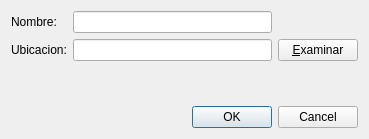
<ui version="4.0" >
 <comment>
   Copyright (c) 2006-2007, Johan Thelin
   
   All rights reserved.
   
   Redistribution and use in source and binary forms, with or without modification, 
   are permitted provided that the following conditions are met:
   
       * Redistributions of source code must retain the above copyright notice, 
         this list of conditions and the following disclaimer.
       * Redistributions in binary form must reproduce the above copyright notice,  
         this list of conditions and the following disclaimer in the documentation 
         and/or other materials provided with the distribution.
       * Neither the name of APress nor the names of its contributors 
         may be used to endorse or promote products derived from this software 
         without specific prior written permission.
   
   THIS SOFTWARE IS PROVIDED BY THE COPYRIGHT HOLDERS AND CONTRIBUTORS
   "AS IS" AND ANY EXPRESS OR IMPLIED WARRANTIES, INCLUDING, BUT NOT
   LIMITED TO, THE IMPLIED WARRANTIES OF MERCHANTABILITY AND FITNESS FOR
   A PARTICULAR PURPOSE ARE DISCLAIMED. IN NO EVENT SHALL THE COPYRIGHT OWNER OR
   CONTRIBUTORS BE LIABLE FOR ANY DIRECT, INDIRECT, INCIDENTAL, SPECIAL,
   EXEMPLARY, OR CONSEQUENTIAL DAMAGES (INCLUDING, BUT NOT LIMITED TO,
   PROCUREMENT OF SUBSTITUTE GOODS OR SERVICES; LOSS OF USE, DATA, OR
   PROFITS; OR BUSINESS INTERRUPTION) HOWEVER CAUSED AND ON ANY THEORY OF
   LIABILITY, WHETHER IN CONTRACT, STRICT LIABILITY, OR TORT (INCLUDING
   NEGLIGENCE OR OTHERWISE) ARISING IN ANY WAY OUT OF THE USE OF THIS
   SOFTWARE, EVEN IF ADVISED OF THE POSSIBILITY OF SUCH DAMAGE.
 </comment>
 <class>EditDialog</class>
 <widget class="QDialog" name="EditDialog" >
  <property name="geometry" >
   <rect>
    <x>0</x>
    <y>0</y>
    <width>369</width>
    <height>139</height>
   </rect>
  </property>
  <property name="windowTitle" >
   <string>Agregar Modelo</string>
  </property>
  <layout class="QGridLayout" name="gridLayout_2" >
   <item row="0" column="0" >
    <layout class="QGridLayout" name="gridLayout" >
     <item row="0" column="1" >
      <widget class="QLineEdit" name="nameEdit" />
     </item>
     <item row="1" column="1" >
      <widget class="QLineEdit" name="sourceFileEdit" >
       <property name="readOnly" >
        <bool>true</bool>
       </property>
      </widget>
     </item>
     <item row="1" column="2" >
      <widget class="QPushButton" name="browseButton" >
       <property name="sizePolicy" >
        <sizepolicy vsizetype="Fixed" hsizetype="Fixed" >
         <horstretch>0</horstretch>
         <verstretch>0</verstretch>
        </sizepolicy>
       </property>
       <property name="text" >
        <string>&amp;Examinar</string>
       </property>
       <property name="shortcut" >
        <string>Alt+B</string>
       </property>
      </widget>
     </item>
     <item row="0" column="0" >
      <widget class="QLabel" name="label" >
       <property name="text" >
        <string>Nombre:</string>
       </property>
      </widget>
     </item>
     <item row="1" column="0" >
      <widget class="QLabel" name="label_2" >
       <property name="text" >
        <string>Ubicacion:</string>
       </property>
      </widget>
     </item>
    </layout>
   </item>
   <item row="1" column="0" >
    <spacer name="verticalSpacer" >
     <property name="orientation" >
      <enum>Qt::Vertical</enum>
     </property>
     <property name="sizeHint" stdset="0" >
      <size>
       <width>20</width>
       <height>0</height>
      </size>
     </property>
    </spacer>
   </item>
   <item row="2" column="0" >
    <widget class="QDialogButtonBox" name="buttonBox" >
     <property name="orientation" >
      <enum>Qt::Horizontal</enum>
     </property>
     <property name="standardButtons" >
      <set>QDialogButtonBox::Cancel|QDialogButtonBox::Ok</set>
     </property>
    </widget>
   </item>
  </layout>
 </widget>
 <tabstops>
  <tabstop>nameEdit</tabstop>
 </tabstops>
 <resources/>
 <connections>
  <connection>
   <sender>buttonBox</sender>
   <signal>accepted()</signal>
   <receiver>EditDialog</receiver>
   <slot>accept()</slot>
   <hints>
    <hint type="sourcelabel" >
     <x>254</x>
     <y>134</y>
    </hint>
    <hint type="destinationlabel" >
     <x>157</x>
     <y>138</y>
    </hint>
   </hints>
  </connection>
  <connection>
   <sender>buttonBox</sender>
   <signal>rejected()</signal>
   <receiver>EditDialog</receiver>
   <slot>reject()</slot>
   <hints>
    <hint type="sourcelabel" >
     <x>322</x>
     <y>134</y>
    </hint>
    <hint type="destinationlabel" >
     <x>286</x>
     <y>138</y>
    </hint>
   </hints>
  </connection>
 </connections>
</ui>
